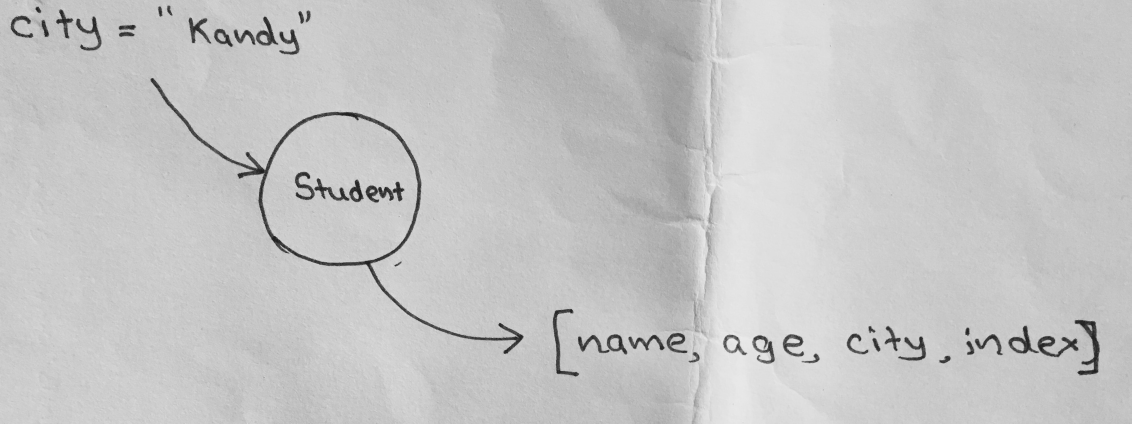
#> input picture test/images/part.jpg, 3394 x 1272 px (shown at 1/3 size)
$ python ObjectFinder.py   (older library calls are emulated)
#> lines starting #> are read from the running program, lines starting #| are printed output that depends on the picture; after the words box and inside, x2 and y2 are one past the last pixel; in counts of white or black regions, pixels touching at a corner belong together
#> further down, image is the input picture: shape (1272, 3394, 3); min 18, max 247, mean 197.5
### ISLib.py
import cv2

def optimalSize(img, sqr=800):
#> called with sqr = 800
    height, width = img.shape
#> height = 1272; width = 3394

    ratio = height/width
#> ratio = 0.375

    if(ratio<=1):
        h = ratio * sqr
#> h = 299.8
        w = sqr
    else:
        h = sqr
        w = (1/ratio) * sqr

    scaledRatio = h/height
#> scaledRatio = 0.236

    output = cv2.resize(img, None, fx=w/width, fy=h/height, interpolation = cv2.INTER_CUBIC)
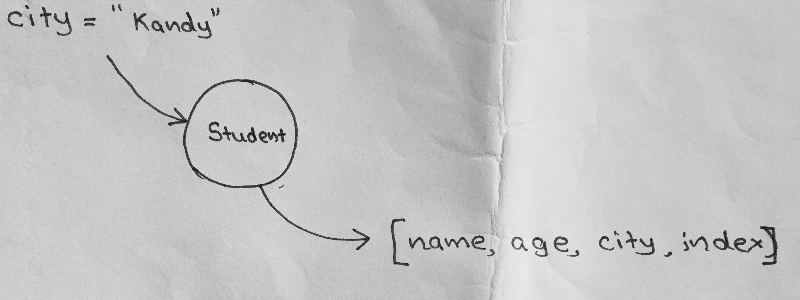
#> output: shape (300, 800); min 24, max 241, mean 197.4
    return scaledRatio, output

### ObjectFinder.py
import cv2
import numpy as np

import ISLib as isx


## main program starts

image = cv2.imread('test/images/part.jpg', cv2.IMREAD_COLOR)

gray = cv2.cvtColor(image, cv2.COLOR_BGR2GRAY)

ratio, resized = isx.optimalSize(gray)
#> ratio = 0.236

ret,thresh = cv2.threshold(resized, 127, 255, cv2.THRESH_BINARY)
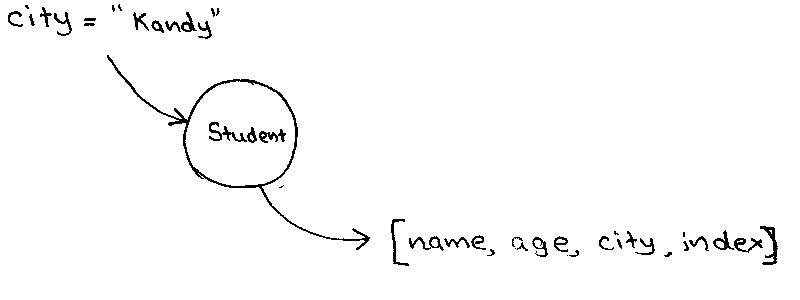
#> thresh: shape (300, 800); 98% white; black in thin lines or dots, all inside (x1, y1, x2, y2) = (8, 4, 778, 266)

display = cv2.resize(image, None, fx=ratio, fy=ratio, interpolation = cv2.INTER_CUBIC)

im2, contours, hierarchy = cv2.findContours(thresh.copy(), cv2.RETR_TREE, cv2.CHAIN_APPROX_SIMPLE)
#> contours = 65 contours, 16 with area under 20; largest, box (x1, y1, x2, y2) and area: (0, 0, 800, 300) 238901, (106, 54, 371, 251) 11134, (185, 81, 295, 186) 9001, (759, 225, 779, 266) 316, (390, 218, 410, 267) 252
cv2.drawContours(display, contours, -1, (0, 255, 0), 1)
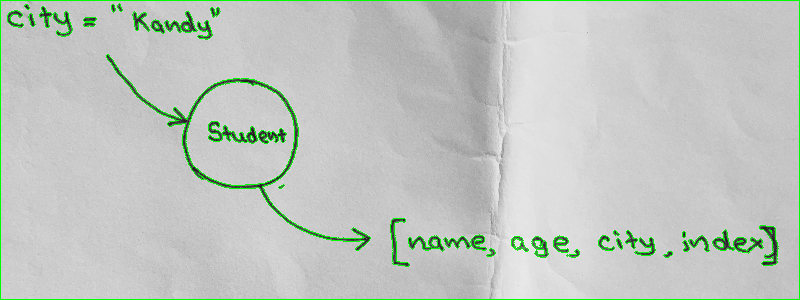
#> display: shape (300, 800, 3); mean B, G, R 192.7, 199, 192.7

for cont in contours:
    print(cv2.moments(cont))
#> this loop made 65 passes
#> cont on passes 1, 2, 3, 8, 18, 35, 38: [[0, 0], [0, 299], [799, 299], [799, 0]], [[566, 255], [567, 254], [568, 255], [567, 256]], [[534, 253], [535, 252], [536, 253], [535, 254]], [[514, 248], [515, 247], [516, 248], [515, 249]], [[539, 245], [540, 244], [541, 245], [540, 246]], [[769, 230], [771, 232], [771, 233], [771, 230]], [[282, 185], [283, 184], [284, 185], [283, 186]]
#> (printed output is left out)


cv2.imshow('Grayscaled', resized)
cv2.imshow('Thresholded', thresh)
cv2.imshow('Output', display)
cv2.waitKey(0)
cv2.destroyAllWindows()

## end of the main program
